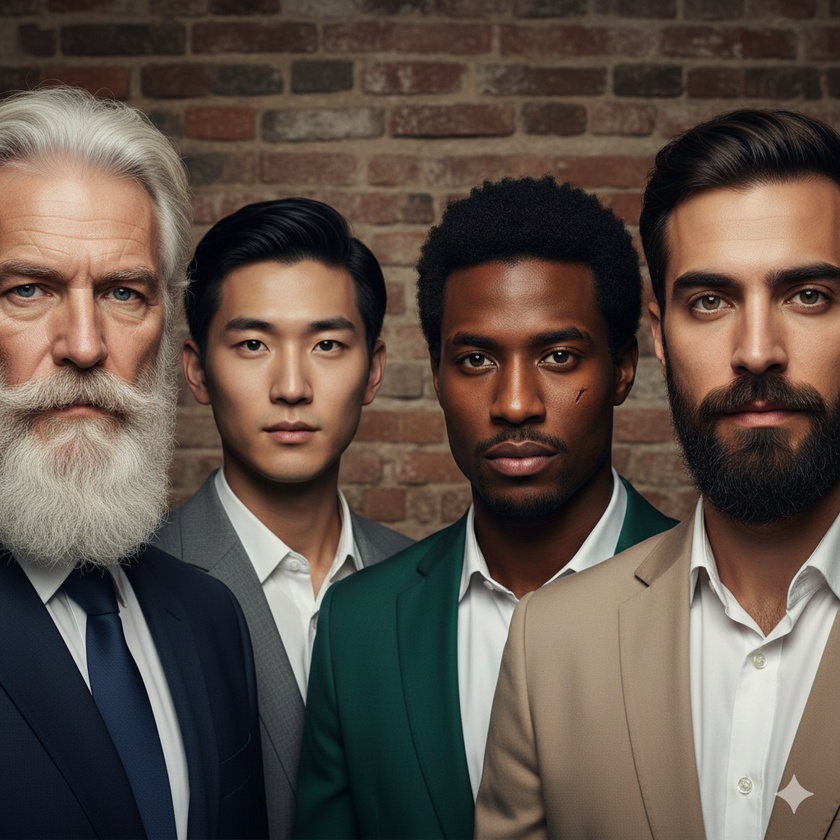
#> input picture Ai/Practice_Ai_2/test2.png, 840 x 840 px, shrunk from 1024 x 1024 before the run
$ python face_detect.py
#> lines starting #> are read from the running program, lines starting #| are printed output that depends on the picture; after the words box and inside, x2 and y2 are one past the last pixel; in counts of white or black regions, pixels touching at a corner belong together
import cv2


haar_path = "haarcascade_eye.xml"
face_detector = cv2.CascadeClassifier(haar_path)

img = cv2.imread("test2.png")
#> img is the input picture: shape (840, 840, 3); mean B, G, R 72, 81.1, 94.3
gray_img = cv2.cvtColor(img, cv2.COLOR_BGR2GRAY)
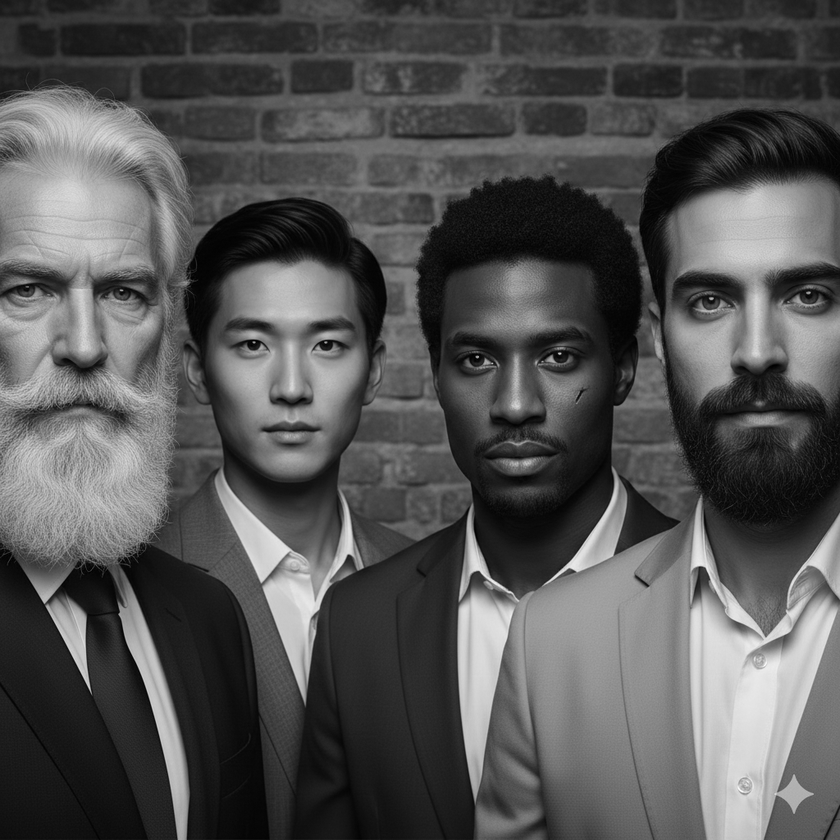
#> gray_img: shape (840, 840); min 0, max 254, mean 84

faces = face_detector.detectMultiScale(gray_img, 1.5)
#> faces = [[786, 275, 45, 45], [681, 282, 45, 45], [304, 324, 45, 45], [227, 324, 45, 45], [537, 335, 45, 45], [450, 339, 45, 45], [767, 261, 68, 68], [671, 267, 68, 68], [289, 306, 68, 68], [219, 308, 68, 68], [442, 323, 68, 68]]
print(faces)
#| [[786 275  45  45]
#|  [681 282  45  45]
#|  [304 324  45  45]
#|  [227 324  45  45]
#|  [537 335  45  45]
#|  [450 339  45  45]
#|  [767 261  68  68]
#|  [671 267  68  68]
#|  [289 306  68  68]
#|  [219 308  68  68]
#|  [442 323  68  68]]
for i, (x, y, w, h) in enumerate(faces):
    cv2.rectangle(img, (x, y), (x+w, y+h), (0, 0, 255), 2)
    img_s = img[y:y+h, x:x+w]
    cv2.imwrite(f"HUMANS\\result_{i}.jpg", img_s)
#> this loop made 11 passes
#> pass 1, `img_s = img[y:y+h, x:x+w]`:
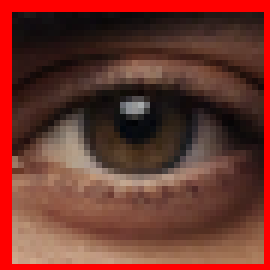
#> img_s: shape (45, 45, 3) (shown 6 times larger); mean B, G, R 44.7, 54, 111.2
#> pass 2, `img_s = img[y:y+h, x:x+w]`:
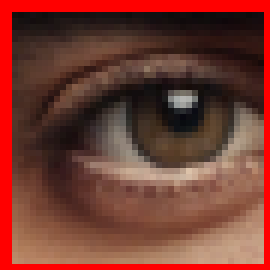
#> img_s: shape (45, 45, 3) (shown 6 times larger); mean B, G, R 48.4, 58.9, 117.6
#> pass 3, `img_s = img[y:y+h, x:x+w]`:
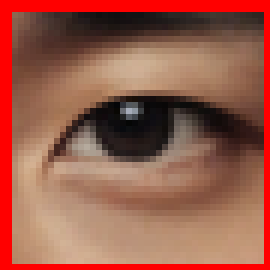
#> img_s: shape (45, 45, 3) (shown 6 times larger); mean B, G, R 73.6, 90.7, 153.5
#> after the loop:
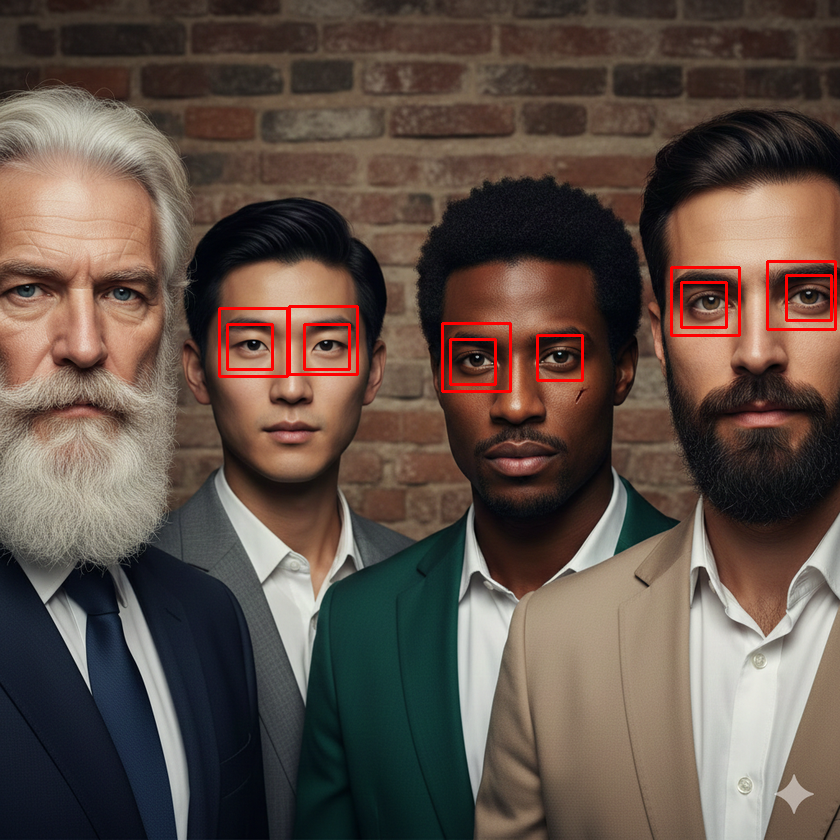
#> img: shape (840, 840, 3); 1.02% of pixels changed, all inside (x1, y1, x2, y2) = (218, 260, 837, 393)

cv2.imshow("face_detection",img)
cv2.waitKey(0)
cv2.destroyAllWindows()

$ run again, with Ai/Practice_Ai_2/test.png copied over Ai/Practice_Ai_2/test2.png
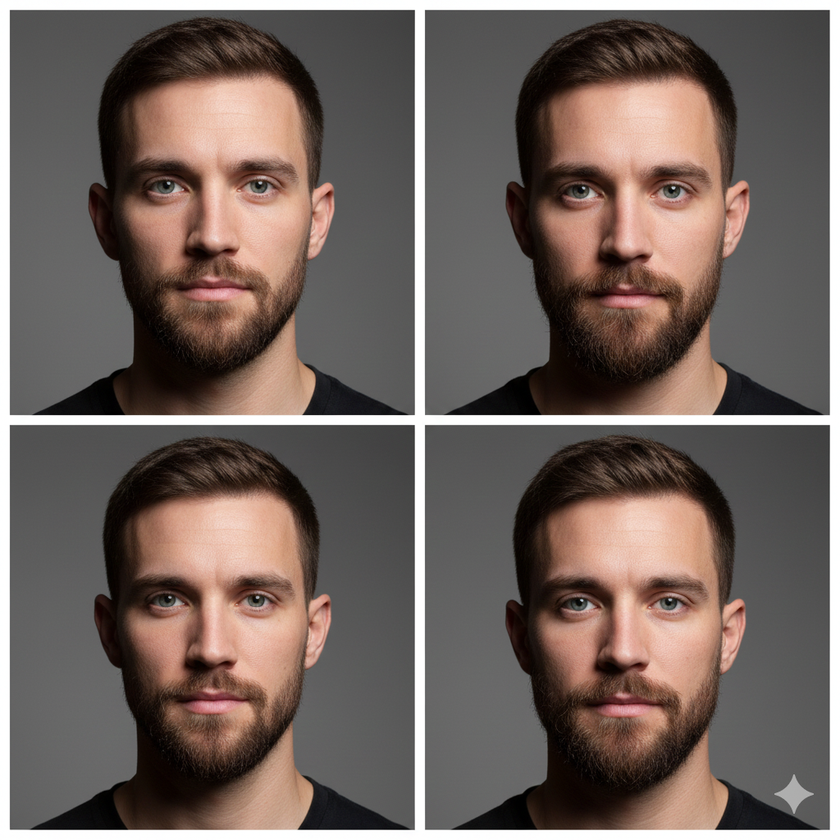
#> input picture Ai/Practice_Ai_2/test.png, 840 x 840 px, shrunk from 1024 x 1024 before the run
#> img is the input picture: shape (840, 840, 3); mean B, G, R 93.5, 99.2, 112.7
#> `gray_img = cv2.cvtColor(img, cv2.COLOR_BGR2GRAY)`:
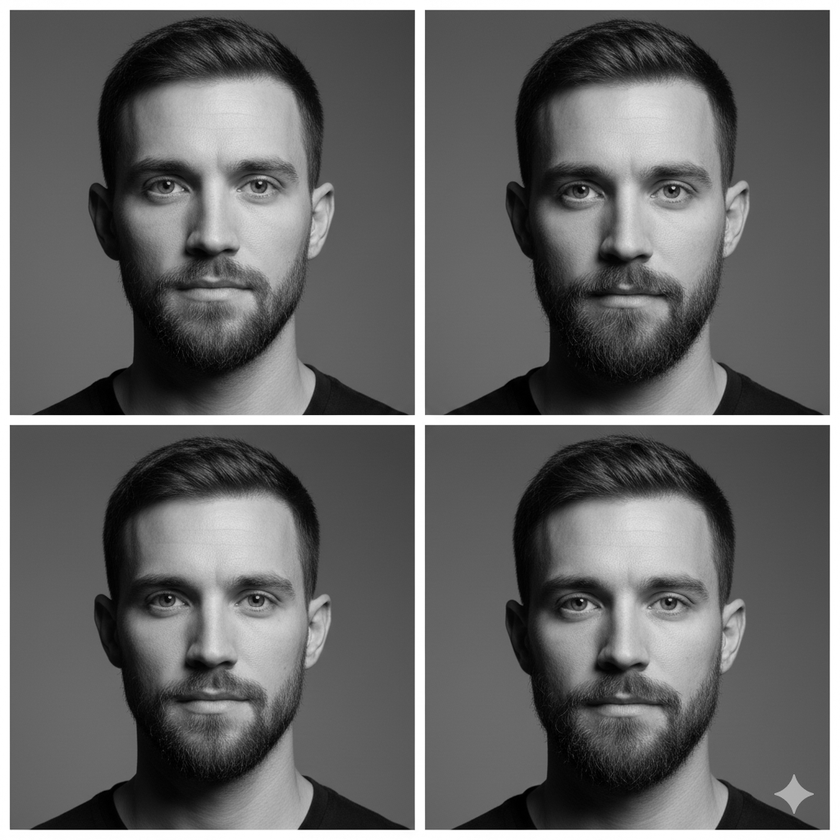
#> gray_img: shape (840, 840); min 0, max 255, mean 102.6
#> faces = 14 rows, first 6: [234, 163, 45, 45], [140, 164, 45, 45], [648, 169, 45, 45], [231, 578, 45, 45], [142, 579, 45, 45], [644, 581, 45, 45]
#| [[234 163  45  45]
#|  [140 164  45  45]
#|  [648 169  45  45]
#|  [231 578  45  45]
#|  [142 579  45  45]
#|  [644 581  45  45]
#> (further printed lines are left out)
#> the loop `for i, (x, y, w, h) in enumerate(faces):` made 14 passes
#> after the loop `for i, (x, y, w, h) in enumerate(faces):`:
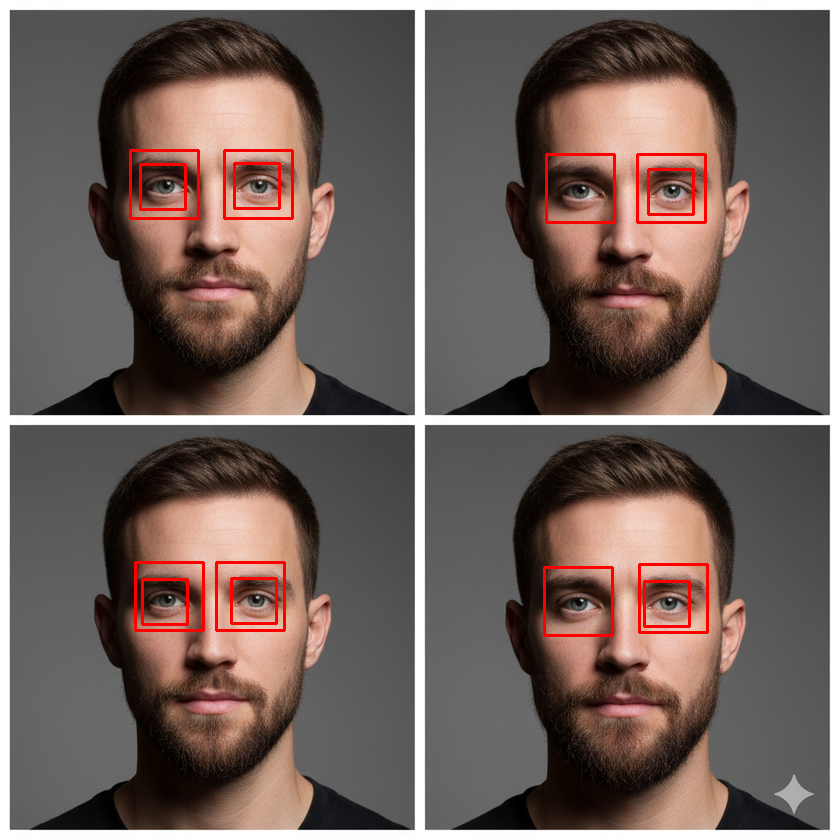
#> img: shape (840, 840, 3); 1.38% of pixels changed, all inside (x1, y1, x2, y2) = (129, 149, 709, 637)
